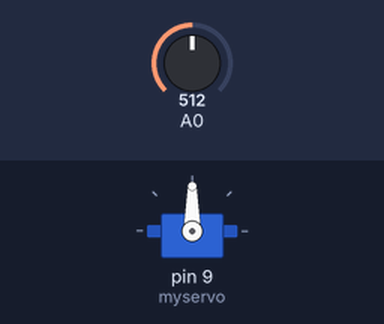
Bench run of a sketch on a simulated Arduino Uno, built with avr-gcc and run on an emulated ATmega328P. Shown: servo. The inputs (shaded band) are chosen by the test bench; at power-on: A0 = 512.

Above: at 1.2 s.
1.3 s: A0 set to 716
At 2.0 s:
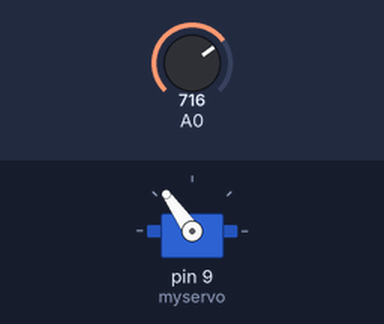
2.8 s: A0 set to 900
At 3.2 s:
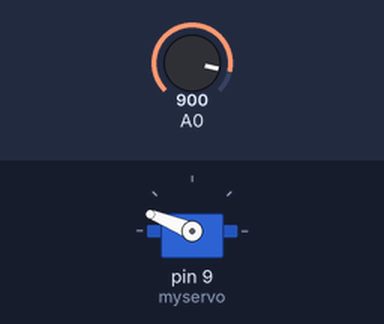
4.3 s: A0 set to 1023
At 5.5 s:
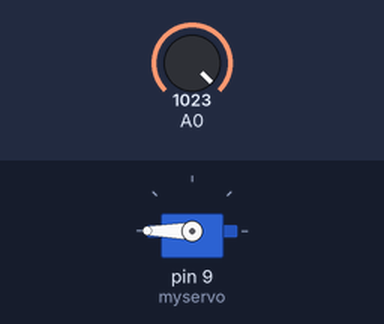
5.8 s: A0 set to 306
At 6.6 s:
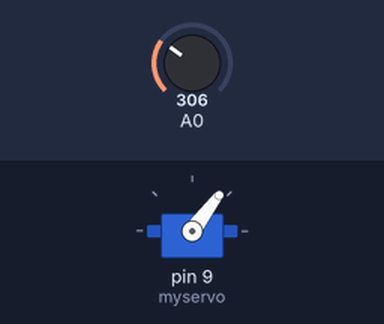
7.3 s: A0 set to 122
At 7.8 s:
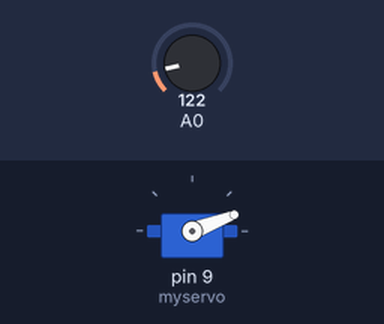
Timing chart, 0 to 9.8 s (numbered marks = the images above; inputs shaded):
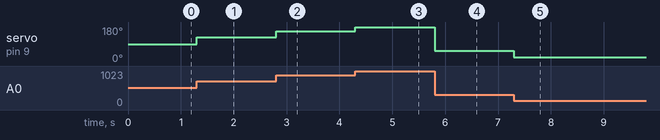

The sketch:

Servo.ino
```cpp
#include <Servo.h>
#include <stdlib.h>  // Для rand() и srand()
#include <time.h>    // Для time()

Servo myservo;
int pos = 0;
int newPos = 0;


void setup() {
  myservo.attach(9);

}


void loop() {
  int x = analogRead(A0);
  int pos = map(x, 0, 1023, 0, 180);

  myservo.write(pos);
}
```

Measured:
- after the input at 1.3 s, servo on pin 9 (myservo): 90° → 125° at once
- after the input at 2.8 s, servo on pin 9 (myservo): 125° → 158° at once
- after the input at 4.3 s, servo on pin 9 (myservo): 158° → 180° at once
- after the input at 5.8 s, servo on pin 9 (myservo): 180° → 53° at once
- after the input at 7.3 s, servo on pin 9 (myservo): 53° → 21° at once
